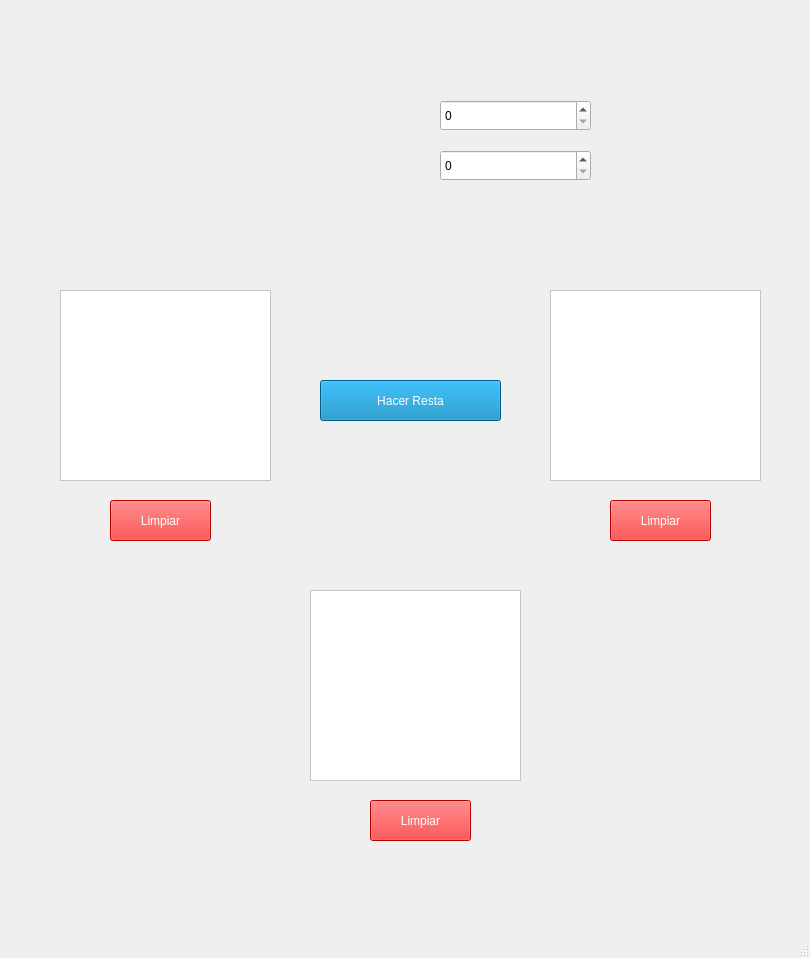
<?xml version="1.0" encoding="UTF-8"?>
<ui version="4.0">
 <class>SumaMatrices</class>
 <widget class="QMainWindow" name="SumaMatrices">
  <property name="geometry">
   <rect>
    <x>0</x>
    <y>0</y>
    <width>810</width>
    <height>958</height>
   </rect>
  </property>
  <property name="windowTitle">
   <string>Resta de Matrices</string>
  </property>
  <widget class="QWidget" name="centralwidget">
   <widget class="QLabel" name="label">
    <property name="geometry">
     <rect>
      <x>0</x>
      <y>0</y>
      <width>811</width>
      <height>921</height>
     </rect>
    </property>
    <property name="text">
     <string/>
    </property>
    <property name="pixmap">
     <pixmap>Imagenes/fondo.jpg</pixmap>
    </property>
    <property name="scaledContents">
     <bool>true</bool>
    </property>
   </widget>
   <widget class="QLabel" name="label_2">
    <property name="geometry">
     <rect>
      <x>130</x>
      <y>-20</y>
      <width>541</width>
      <height>131</height>
     </rect>
    </property>
    <property name="text">
     <string/>
    </property>
    <property name="pixmap">
     <pixmap>Imagenes/Captura_de_pantalla_2024-05-14_105911-removebg-preview.png</pixmap>
    </property>
    <property name="scaledContents">
     <bool>true</bool>
    </property>
   </widget>
   <widget class="QLabel" name="label_3">
    <property name="geometry">
     <rect>
      <x>240</x>
      <y>90</y>
      <width>191</width>
      <height>51</height>
     </rect>
    </property>
    <property name="text">
     <string/>
    </property>
    <property name="pixmap">
     <pixmap>Imagenes/Captura_de_pantalla_2024-05-13_090242-removebg-preview.png</pixmap>
    </property>
    <property name="scaledContents">
     <bool>true</bool>
    </property>
   </widget>
   <widget class="QSpinBox" name="spinBox">
    <property name="geometry">
     <rect>
      <x>440</x>
      <y>100</y>
      <width>151</width>
      <height>31</height>
     </rect>
    </property>
    <property name="cursor">
     <cursorShape>PointingHandCursor</cursorShape>
    </property>
    <property name="styleSheet">
     <string notr="true">font: 12pt &quot;MS Shell Dlg 2&quot;;
</string>
    </property>
   </widget>
   <widget class="QLabel" name="label_4">
    <property name="geometry">
     <rect>
      <x>240</x>
      <y>140</y>
      <width>191</width>
      <height>41</height>
     </rect>
    </property>
    <property name="text">
     <string/>
    </property>
    <property name="pixmap">
     <pixmap>Imagenes/Captura_de_pantalla_2024-05-13_090913-removebg-preview.png</pixmap>
    </property>
    <property name="scaledContents">
     <bool>true</bool>
    </property>
   </widget>
   <widget class="QSpinBox" name="spinBox_2">
    <property name="geometry">
     <rect>
      <x>440</x>
      <y>150</y>
      <width>151</width>
      <height>31</height>
     </rect>
    </property>
    <property name="cursor">
     <cursorShape>PointingHandCursor</cursorShape>
    </property>
    <property name="styleSheet">
     <string notr="true">font: 12pt &quot;MS Shell Dlg 2&quot;;
</string>
    </property>
   </widget>
   <widget class="QLabel" name="label_8">
    <property name="geometry">
     <rect>
      <x>30</x>
      <y>210</y>
      <width>281</width>
      <height>81</height>
     </rect>
    </property>
    <property name="text">
     <string/>
    </property>
    <property name="pixmap">
     <pixmap>Imagenes/Captura_de_pantalla_2024-05-13_092053-removebg-preview.png</pixmap>
    </property>
    <property name="scaledContents">
     <bool>true</bool>
    </property>
   </widget>
   <widget class="QLabel" name="label_9">
    <property name="geometry">
     <rect>
      <x>510</x>
      <y>190</y>
      <width>281</width>
      <height>101</height>
     </rect>
    </property>
    <property name="text">
     <string/>
    </property>
    <property name="pixmap">
     <pixmap>Imagenes/Captura_de_pantalla_2024-05-13_092542-removebg-preview.png</pixmap>
    </property>
    <property name="scaledContents">
     <bool>true</bool>
    </property>
   </widget>
   <widget class="QLabel" name="label_10">
    <property name="geometry">
     <rect>
      <x>270</x>
      <y>500</y>
      <width>281</width>
      <height>81</height>
     </rect>
    </property>
    <property name="text">
     <string/>
    </property>
    <property name="pixmap">
     <pixmap>Imagenes/Captura_de_pantalla_2024-05-13_092939-removebg-preview.png</pixmap>
    </property>
    <property name="scaledContents">
     <bool>true</bool>
    </property>
   </widget>
   <widget class="QTableWidget" name="tableWidget">
    <property name="geometry">
     <rect>
      <x>60</x>
      <y>290</y>
      <width>211</width>
      <height>191</height>
     </rect>
    </property>
    <property name="styleSheet">
     <string notr="true">color: rgb(0, 0, 0);
background-color: rgb(255, 255, 255);</string>
    </property>
   </widget>
   <widget class="QTableWidget" name="tableWidget_2">
    <property name="geometry">
     <rect>
      <x>550</x>
      <y>290</y>
      <width>211</width>
      <height>191</height>
     </rect>
    </property>
    <property name="styleSheet">
     <string notr="true">color: rgb(0, 0, 0);
background-color: rgb(255, 255, 255);</string>
    </property>
   </widget>
   <widget class="QTableWidget" name="tableWidget_3">
    <property name="geometry">
     <rect>
      <x>310</x>
      <y>590</y>
      <width>211</width>
      <height>191</height>
     </rect>
    </property>
    <property name="styleSheet">
     <string notr="true">color: rgb(0, 0, 0);
background-color: rgb(255, 255, 255);</string>
    </property>
   </widget>
   <widget class="QPushButton" name="pushButton_10">
    <property name="geometry">
     <rect>
      <x>320</x>
      <y>380</y>
      <width>181</width>
      <height>41</height>
     </rect>
    </property>
    <property name="cursor">
     <cursorShape>PointingHandCursor</cursorShape>
    </property>
    <property name="styleSheet">
     <string notr="true">background-color: rgb(0, 129, 185);
color: rgb(255, 255, 255);</string>
    </property>
    <property name="text">
     <string>Hacer Resta</string>
    </property>
   </widget>
   <widget class="QLabel" name="label_15">
    <property name="geometry">
     <rect>
      <x>380</x>
      <y>330</y>
      <width>51</width>
      <height>51</height>
     </rect>
    </property>
    <property name="text">
     <string/>
    </property>
    <property name="pixmap">
     <pixmap>Imagenes/minus-sign.png</pixmap>
    </property>
    <property name="scaledContents">
     <bool>true</bool>
    </property>
   </widget>
   <widget class="QLabel" name="label_16">
    <property name="geometry">
     <rect>
      <x>0</x>
      <y>230</y>
      <width>81</width>
      <height>301</height>
     </rect>
    </property>
    <property name="text">
     <string/>
    </property>
    <property name="pixmap">
     <pixmap>Imagenes/open-bracket.png</pixmap>
    </property>
    <property name="scaledContents">
     <bool>true</bool>
    </property>
   </widget>
   <widget class="QLabel" name="label_17">
    <property name="geometry">
     <rect>
      <x>250</x>
      <y>230</y>
      <width>81</width>
      <height>301</height>
     </rect>
    </property>
    <property name="text">
     <string/>
    </property>
    <property name="pixmap">
     <pixmap>Imagenes/close-bracket.png</pixmap>
    </property>
    <property name="scaledContents">
     <bool>true</bool>
    </property>
   </widget>
   <widget class="QLabel" name="label_18">
    <property name="geometry">
     <rect>
      <x>490</x>
      <y>230</y>
      <width>81</width>
      <height>301</height>
     </rect>
    </property>
    <property name="text">
     <string/>
    </property>
    <property name="pixmap">
     <pixmap>Imagenes/open-bracket.png</pixmap>
    </property>
    <property name="scaledContents">
     <bool>true</bool>
    </property>
   </widget>
   <widget class="QLabel" name="label_19">
    <property name="geometry">
     <rect>
      <x>740</x>
      <y>230</y>
      <width>81</width>
      <height>301</height>
     </rect>
    </property>
    <property name="text">
     <string/>
    </property>
    <property name="pixmap">
     <pixmap>Imagenes/close-bracket.png</pixmap>
    </property>
    <property name="scaledContents">
     <bool>true</bool>
    </property>
   </widget>
   <widget class="QLabel" name="label_20">
    <property name="geometry">
     <rect>
      <x>250</x>
      <y>530</y>
      <width>81</width>
      <height>301</height>
     </rect>
    </property>
    <property name="text">
     <string/>
    </property>
    <property name="pixmap">
     <pixmap>Imagenes/open-bracket.png</pixmap>
    </property>
    <property name="scaledContents">
     <bool>true</bool>
    </property>
   </widget>
   <widget class="QLabel" name="label_21">
    <property name="geometry">
     <rect>
      <x>500</x>
      <y>530</y>
      <width>81</width>
      <height>301</height>
     </rect>
    </property>
    <property name="text">
     <string/>
    </property>
    <property name="pixmap">
     <pixmap>Imagenes/close-bracket.png</pixmap>
    </property>
    <property name="scaledContents">
     <bool>true</bool>
    </property>
   </widget>
   <widget class="QPushButton" name="pushButton_11">
    <property name="geometry">
     <rect>
      <x>110</x>
      <y>500</y>
      <width>101</width>
      <height>41</height>
     </rect>
    </property>
    <property name="cursor">
     <cursorShape>PointingHandCursor</cursorShape>
    </property>
    <property name="styleSheet">
     <string notr="true">background-color: rgb(0, 129, 185);
background-color: rgb(255, 0, 0);
color: rgb(255, 255, 255);</string>
    </property>
    <property name="text">
     <string>Limpiar</string>
    </property>
   </widget>
   <widget class="QPushButton" name="pushButton_12">
    <property name="geometry">
     <rect>
      <x>370</x>
      <y>800</y>
      <width>101</width>
      <height>41</height>
     </rect>
    </property>
    <property name="cursor">
     <cursorShape>PointingHandCursor</cursorShape>
    </property>
    <property name="styleSheet">
     <string notr="true">background-color: rgb(0, 129, 185);
background-color: rgb(255, 0, 0);
color: rgb(255, 255, 255);</string>
    </property>
    <property name="text">
     <string>Limpiar</string>
    </property>
   </widget>
   <widget class="QPushButton" name="pushButton_13">
    <property name="geometry">
     <rect>
      <x>610</x>
      <y>500</y>
      <width>101</width>
      <height>41</height>
     </rect>
    </property>
    <property name="cursor">
     <cursorShape>PointingHandCursor</cursorShape>
    </property>
    <property name="styleSheet">
     <string notr="true">background-color: rgb(0, 129, 185);
background-color: rgb(255, 0, 0);
color: rgb(255, 255, 255);</string>
    </property>
    <property name="text">
     <string>Limpiar</string>
    </property>
   </widget>
  </widget>
  <widget class="QMenuBar" name="menubar">
   <property name="geometry">
    <rect>
     <x>0</x>
     <y>0</y>
     <width>810</width>
     <height>26</height>
    </rect>
   </property>
  </widget>
  <widget class="QStatusBar" name="statusbar"/>
 </widget>
 <resources/>
 <connections/>
</ui>
